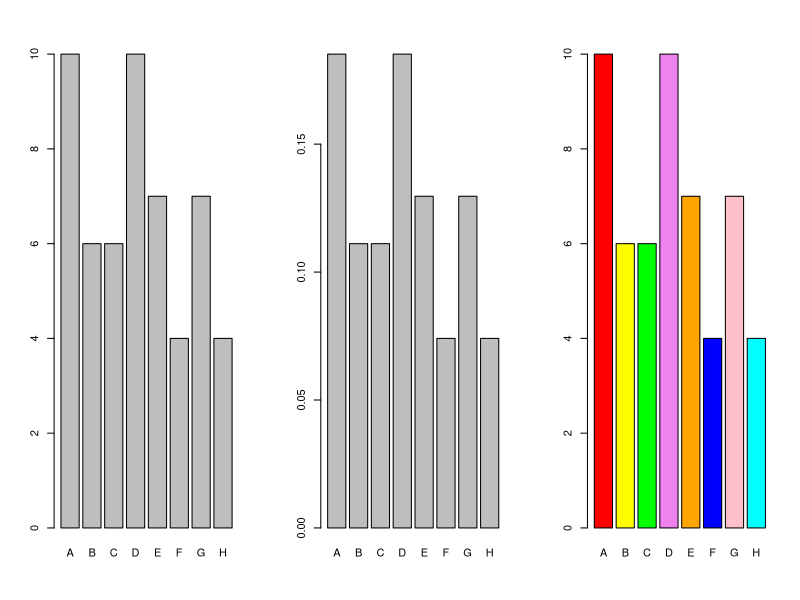
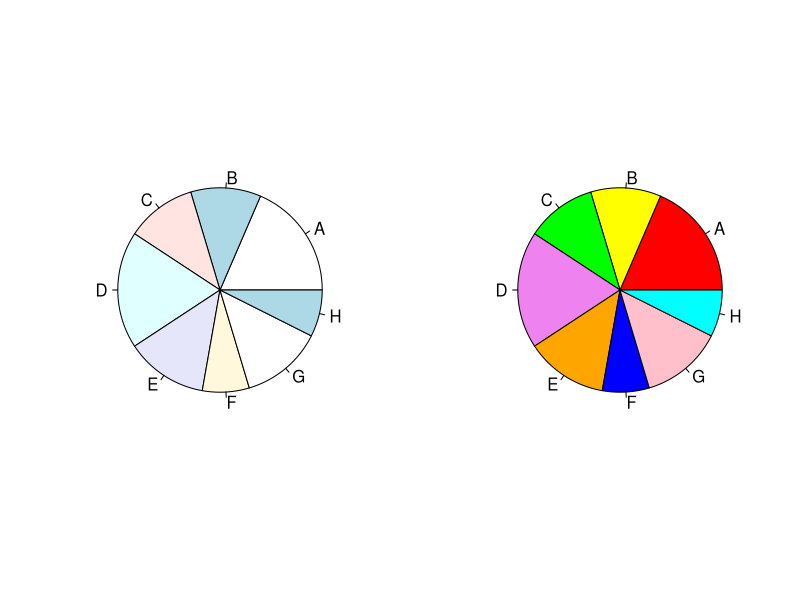
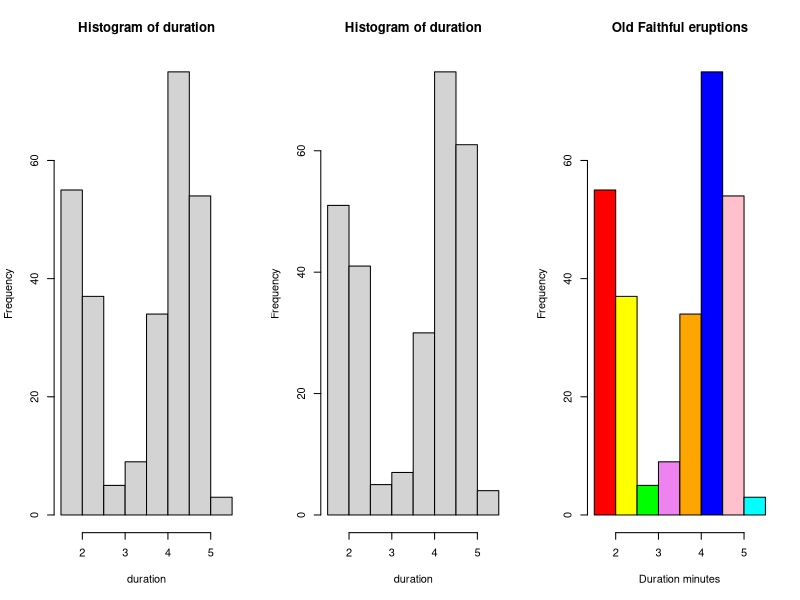
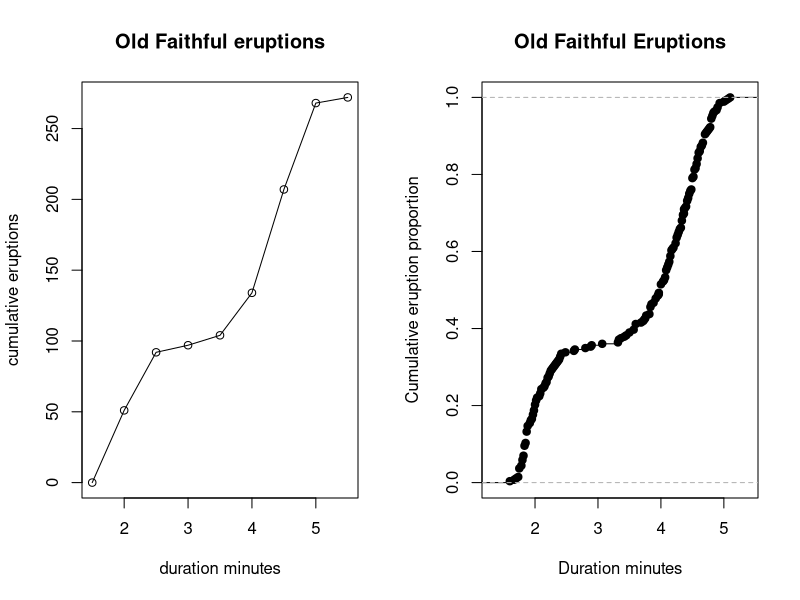
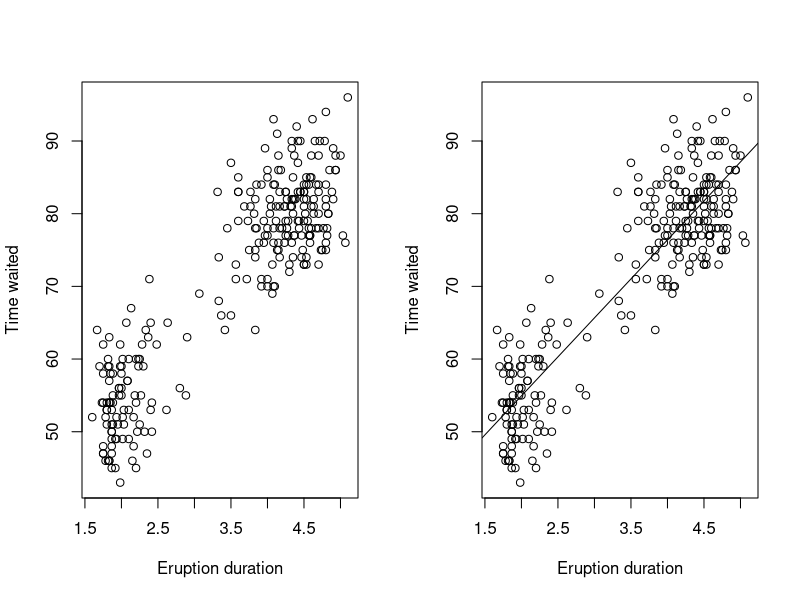
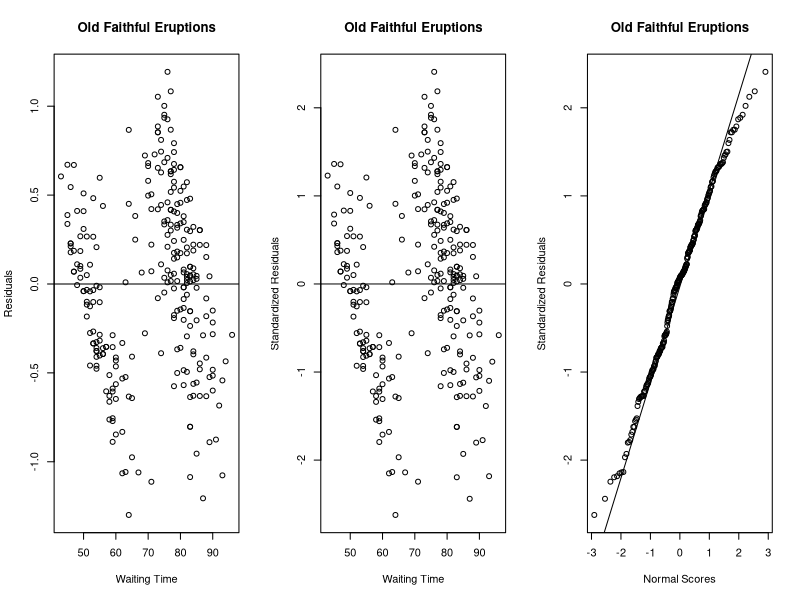

Write the R code that produced these figures, in order.
## ---- chunk 1
#library(MASS)
library(dplyr)
library(xtable)

print_table <- function(df,n=6){
  print(xtable::xtable(head(df,n=n)), type='html')
}
## ---- chunk 2
#https://blog.rstudio.org/2016/03/24/tibble-1-0-0/
painters <- dplyr::as_data_frame(MASS::painters)
dim(painters)
head(painters)
## ---- chunk 3
print_table(painters)
## ---- chunk 4
school = painters$School    
school
as.numeric(school)

# apply table function to get counts
school.freq = table(school)
school.freq

# use cbind to print vertically
cbind(school.freq)

# convert to relative frequency distribution
default_options = options()
school.relfreq <- school.freq / nrow(painters) 
cbind(school.relfreq)

# change digit output
options(digits=1)
school.relfreq

# reset options
options(default_options)
## ---- chunk 5
par(mfrow=c(1,3))
barplot(school.freq)
barplot(school.relfreq)
colors = c("red", "yellow", "green", "violet", "orange", "blue", "pink", "cyan") 
barplot(school.freq,col=colors)

# pie char
par(mfrow=c(1,2))
pie(school.freq)              
pie(school.freq,col=colors) 
## ---- chunk 6
#https://blog.rstudio.org/2016/03/24/tibble-1-0-0/
faithful <- dplyr::as_data_frame(faithful)
dim(faithful)
head(faithful)
## ---- chunk 7
print_table(faithful)
## ---- chunk 8
duration <- faithful$eruptions
range(duration) # min/max
breaks = seq(1.5, 5.5, by=0.5)    # half-integer sequence 
breaks
## ---- chunk 9
duration.cut = cut(duration, breaks, right=FALSE) 
duration.cut[1:5]

# now we can apply the table technique to get frequency counts
duration.freq = table(duration.cut) 
duration.relfreq = table(duration.cut) / length(duration.cut)

# add cdf
duration.cumfreq = cumsum(duration.freq)
duration.cumrelfreq = duration.cumfreq / nrow(faithful) 


cbind(duration.freq, duration.relfreq,duration.cumfreq,duration.cumrelfreq) 
duration_df <- data.frame(cbind(duration.freq, 
                                duration.relfreq,
                                duration.cumfreq,
                                duration.cumrelfreq ) )
duration_df
colnames <- names(duration_df) <- c('freq','relfreq','cumfreq','duration.cumrelfreq')
duration_df
# convert to dataframe
# duration_df <- data.frame( freq = as.vector(duration.freq),
#                            relfreq = as.vector(duration.relfreq),
#                            row.names = row.names(duration.freq))
# duration_df <- as_data_frame(duration_df)
# duration_df
## ---- chunk 10
par(mfrow=c(1,3))
hist(duration)
hist(duration,right=FALSE) # intervals closed on the left

# more styles
hist(duration,
     col=colors,
     main="Old Faithful eruptions", # title text
     xlab = "Duration minutes") # xaxis label

par(mfrow=c(1,2))
cumfreq0 = c(0, cumsum(duration.freq)) 
cumfreq0
plot(breaks, cumfreq0, main = "Old Faithful eruptions", 
     xlab="duration minutes",ylab = "cumulative eruptions")
lines(breaks,cumfreq0) # connect the dots

# alternatively, create an interpolation funcion Fn using ecdf
# ecdf: Compute an empirical cumulative distribution function
Fn = ecdf(duration) 
plot(Fn, main="Old Faithful Eruptions", xlab="Duration minutes", 
    ylab="Cumulative eruption proportion") 

# stem and leaf plot
stem(duration) 

# scatter plot
plot(faithful$eruptions, faithful$waiting,            # plot the variables 
      xlab="Eruption duration",        # x−axis label 
      ylab="Time waited")              # y−axis label 

# enhanced solution
# (abline: Add Straight Lines to a Plot)
plot(faithful$eruptions, faithful$waiting,            # plot the variables 
      xlab="Eruption duration",        # x−axis label 
      ylab="Time waited")              # y−axis label 
# abline(lm( faithful$waiting ~ faithful$eruptions))
abline(lm( waiting ~ eruptions, data=faithful))
## ---- chunk 11
head(faithful)

# === mean, median, sd, var,range, iqr ===
mean(duration)
median(duration)
sd(duration)
var(duration)
range(duration) # max - min
IQR(duration) # max - min

# repeat using dataframes
faithful %>% apply(2,mean)
faithful %>% summarise(mean(eruptions),mean(waiting))

# above is tedious if you want to apply same func to all cols....
# but we can use summarise_each
# http://stackoverflow.com/questions/21644848/summarizing-multiple-columns-with-dplyr
# http://stackoverflow.com/questions/21295936/can-dplyr-summarise-over-several-variables-without-listing-each-one
faithful %>% summarise_each(funs(mean,median,sd,var,IQR)) %>% t()
## ---- chunk 12
# ===  quantiles  ===
quantile(duration)
quantiles <- rbind(quantile(faithful$eruptions),quantile(faithful$waiting))
quantiles
row.names(quantiles) <- c('duration','waiting')
quantiles

# data frame approach?
# - use lapply
#http://stackoverflow.com/questions/17020293/quantiles-of-a-data-frame
lapply(faithful, quantile)
as.data.frame(lapply(faithful, quantile))

# === covariance ===
# covariance value
cov(faithful$eruptions,faithful$waiting)

# correlation value
cor(faithful$eruptions,faithful$waiting)

# covariance matrix
cov(faithful)

# correlation matrix
cor(faithful)
## ---- chunk 13
# 3rd order moment
e1071::moment(duration, order=3, center=TRUE) 
e1071::skewness(duration) 
e1071::kurtosis(duration) 
## ---- chunk 14
eruption.lm = lm(eruptions ~ waiting, data=faithful) 
eruption.lm
ls.str(summary(eruption.lm))
summary(eruption.lm)


# get coefficients
coeffs = coefficients(eruption.lm)
coeffs
class(coeffs)

# prediction at test point
predict(eruption.lm, data.frame(waiting=40))
predict(eruption.lm, data.frame(waiting=80))

# coefficient of determination
summary(eruption.lm)$r.squared

#Further detail of the summary function for linear regression model
help(summary.lm)
## ---- chunk 15
# see coefficients and f-stast
summary(eruption.lm)

# test point and confidence interval (95%)
newdata <- data.frame(waiting=80)

# === prediction vs confidence ===
#http://stats.stackexchange.com/questions/16493/difference-between-confidence-intervals-and-prediction-intervals
#https://www.r-bloggers.com/the-uncertainty-of-predictions/
predict(eruption.lm, newdata, interval="confidence") 
predict(eruption.lm, newdata, interval="prediction") 

# Further detail of the predict function for linear regression model
help(predict.lm)
## ---- chunk 16
# residual
eruption.res = resid(eruption.lm) 

# plot residual against observed values
par(mfrow=c(1,3))
plot(faithful$waiting, eruption.res, 
     ylab="Residuals", xlab="Waiting Time", 
     main="Old Faithful Eruptions") 
abline(0, 0)                  # the horizon 

# standardized residual
eruption.stdres = rstandard(eruption.lm) 
plot(faithful$waiting, eruption.stdres, 
     ylab="Standardized Residuals", xlab="Waiting Time", 
     main="Old Faithful Eruptions") 
abline(0, 0)                  # the horizon 

# check normality of residual via qqplot
qqnorm(eruption.stdres, 
   ylab="Standardized Residuals", 
   xlab="Normal Scores", 
   main="Old Faithful Eruptions") 
qqline(eruption.stdres) 
## ---- chunk 17
mtcars <- as_data_frame(mtcars)
head(mtcars)

am.glm = glm(formula=am ~ hp + wt, data=mtcars, family=binomial) 

newdata = data.frame(hp=120, wt=2.8) 

help(predict.glm)

# default - scale of linear predictors (prob on logit scale)
predict(am.glm, newdata, type= 'link')    

# scale of response variable (predicted probability)
predict(am.glm, newdata, type='response') 

predict(am.glm, newdata, type='terms') 
## ---- chunk 18
summary(am.glm) 
help("summary.glm")
